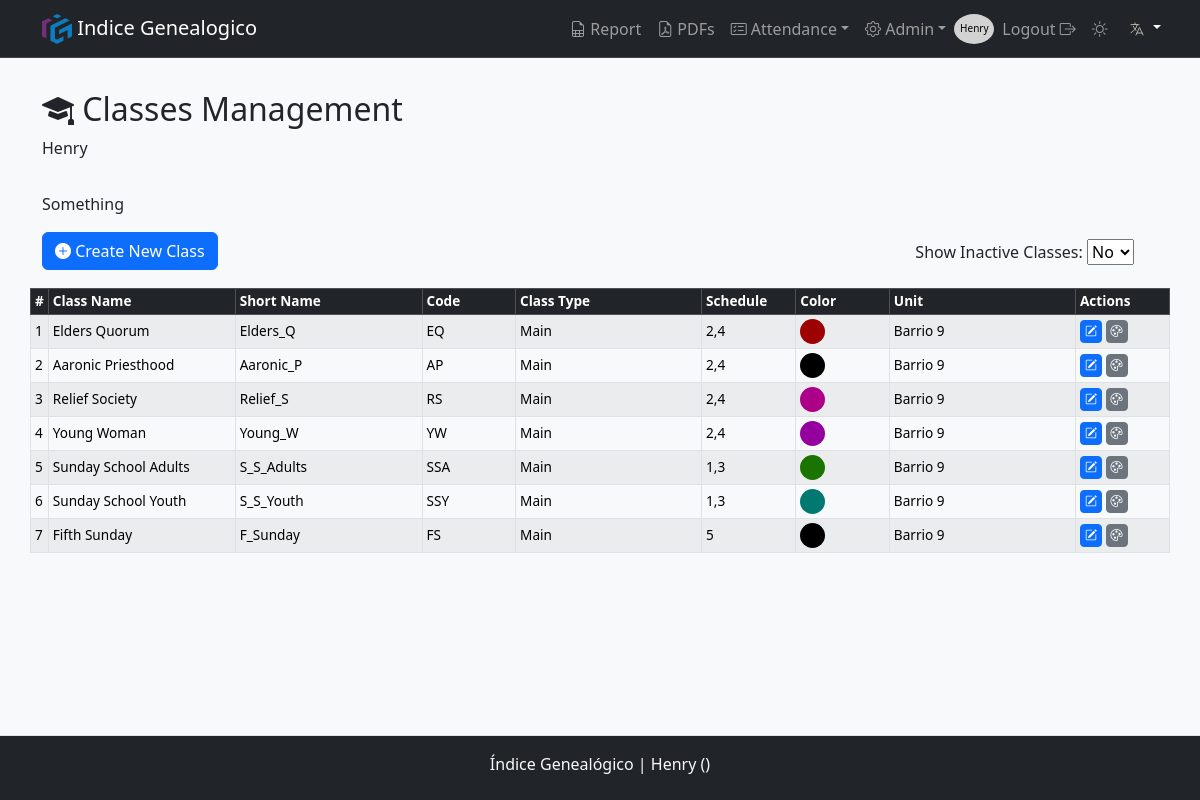
Page /classes (signed in) on the committed database.
### models.py (models this page shows, shortened)
class User(db.Model, UserMixin):
    __tablename__ = 'users'
    id                = db.Column(db.Integer, primary_key=True)
    username          = db.Column(db.String(80), nullable=False, unique=True)
    email             = db.Column(db.String(120), unique=True)
    name              = db.Column(db.String(20), nullable=False)
    lastname          = db.Column(db.String(20), nullable=False)
    password_hash     = db.Column(db.String(128), nullable=False)
    role              = db.Column(db.String(10), nullable=False, default='User')  # Puede ser 'Owner', 'Admin', 'User'
    is_active         = db.Column(db.Boolean, default=True)
    meeting_center_id = db.Column(db.Integer, db.ForeignKey('meeting_center.id'), nullable=False)  # Clave foránea
    organization_id   = db.Column(db.Integer, db.ForeignKey('organization.id'), nullable=False)  # Clave foránea

class Classes(db.Model):
    __tablename__ = 'classes'
    id                = db.Column(db.Integer, primary_key=True)
    class_name        = db.Column(db.String(50), nullable=False)
    short_name        = db.Column(db.String(20), nullable=False)
    class_code        = db.Column(db.String(10), nullable=False)
    class_type        = db.Column(db.String(10), nullable=False, default='Extra')
    schedule          = db.Column(db.String(10), nullable=True)
    is_active         = db.Column(db.Boolean, nullable=False, default=True)
    class_color       = db.Column(db.String(7), nullable=True, default="#000000")
    organization_id   = db.Column(db.Integer, db.ForeignKey('organization.id'), nullable=False)
    meeting_center_id = db.Column(db.Integer, db.ForeignKey('meeting_center.id'), nullable=False)
    attendances       = db.relationship('Attendance', backref=db.backref('classes', lazy=True), cascade="all, delete-orphan")
    organization      = db.relationship('Organization', backref=db.backref('classes', lazy=True))
    __table_args__ = (
    UniqueConstraint('class_code', 'meeting_center_id', name='uq_class_code_meeting_center'),
    UniqueConstraint('class_name', 'meeting_center_id', name='uq_class_name_meeting_center'),
    UniqueConstraint('short_name', 'meeting_center_id', name='uq_short_name_meeting_center'),
    )
    def delete(self):
        if self.attendances:
            raise ValueError(_('Cannot delete a class with registered attendance.'))
        db.session.delete(self)

class MeetingCenter(db.Model):
    __tablename__ = 'meeting_center'
    id                 = db.Column(db.Integer, primary_key=True)
    unit_number        = db.Column(db.Integer, unique=True, nullable=False)
    name               = db.Column(db.String(50), nullable=False)
    short_name         = db.Column(db.String(20), nullable=False)
    city               = db.Column(db.String(50), nullable=True)
    start_time         = db.Column(db.Time, nullable=True)
    end_time           = db.Column(db.Time, nullable=True)
    is_restricted      = db.Column(db.Boolean, default=False)
    grace_period_hours = db.Column(db.Integer, nullable=True, default=0)
    attendances        = db.relationship('Attendance', backref=db.backref('meeting_center', lazy=True), cascade="all, delete-orphan")
    users              = db.relationship('User',       backref=db.backref('meeting_center', lazy=True), cascade="all, delete-orphan")
    classes            = db.relationship('Classes',    backref=db.backref('meeting_center', lazy=True), cascade="all, delete-orphan")
    def delete(self):
        if self.attendances:
            raise ValueError(_('Cannot delete a church unit with registered attendance.'))
        db.session.delete(self)

### routes.py (the view)
@bp.route('/classes', methods=['GET'])
@role_required('Admin', 'Super', 'Owner')
def classes():
    role = session.get('role')
    organization_id = session['organization_id']
    meeting_center_id = get_meeting_center_id()
    query = db.session.query(
        Classes.id,
        Classes.class_name,
        Classes.short_name,
        Classes.class_code,
        Classes.class_type,
        Classes.schedule,
        Classes.is_active,
        Classes.class_color,
        Classes.organization_id,
        MeetingCenter.short_name.label('meeting_short_name')
    ).join(MeetingCenter, Classes.meeting_center_id == MeetingCenter.id)
    if role == 'Admin': # Si es Admin, filtrar por meeting_center_id
        query = query.filter(Classes.meeting_center_id == meeting_center_id)
    elif role == 'Super':# Si es Super, filtrar por organization_id y meeting_center_id
        query = query.filter(Classes.organization_id == organization_id)
        query = query.filter(Classes.meeting_center_id == meeting_center_id)
    elif role == 'Owner': # Si no es Admin ni Super, aplicar la lógica existente para Owner
        if not (meeting_center_id == 'all'):
            query = query.filter(Classes.meeting_center_id == meeting_center_id)
    classes = query.all()
    return render_template('classes.html', classes=classes)

### app.py (called while the page is built)
def get_locale():
    lang = request.args.get('lang')
    if lang and lang in Config.LANGUAGES:
        session['lang'] = lang  # Guarda el idioma en la sesión
        return lang
    if 'lang' in session and session['lang'] in Config.LANGUAGES:
        return session['lang']
    return request.accept_languages.best_match(Config.LANGUAGES)

def create_app():
    app = Flask(__name__)
    app.config.from_object(Config)
    db.init_app(app)
    Migrate(app, db)
    babel = Babel(app, locale_selector=get_locale)
    app.register_blueprint(routes_blueprint)
    @app.context_processor
    def inject_utilities():
        return {
            'get_locale': get_locale,
            'format_datetime': format_datetime,  # Asegura que esté disponible en las plantillas
        }
    return app

### routes.py (called while the page is built)
@bp.before_request
def load_user():
    user_id = session.get('user_id')
    if not user_id:
        user_id = request.cookies.get('remember_me')
    if user_id:
        user = User.query.get(user_id)
        if user:
            g.user                       = user
            session['user_id']           = user.id
            session['user_name']         = user.name
            session['role']              = user.role
            session['meeting_center_id'] = user.meeting_center_id
            session['organization_id']   = user.organization_id
        else:
            g.user = None
    else:
        g.user = None

### utils.py (called while the page is built)
def role_required(*roles):
    def decorator(f):
        @wraps(f)
        def decorated_function(*args, **kwargs):
            if g.user is None:  # Si no está autenticado, lo redirigimos a login
                return redirect(url_for('routes.login', next=request.url))
            user_role = session.get('role')  # Suponiendo que el rol se almacena en la sesión
            if user_role not in roles:
                flash(_('You do not have permission to perform this action.'), 'danger')
                return redirect(url_for('routes.login'))  # O podrías redirigir a otra página
            return f(*args, **kwargs)
        return decorated_function
    return decorator

def get_meeting_center_id():
    if session.get('role') == 'Owner':
        return session.get('meeting_center_id', 'all')  # 'all' si no está definido
    return session.get('meeting_center_id')  # Para otros roles

### templates/classes.html (shortened to what this page needs)
{% extends "layout.html" %}
{% block pageTitle %}<i class="bi bi-mortarboard-fill"></i>  {{ _('Classes Management') }}{% endblock %}
{% block content %}
<div class="col-xl-8">
  <p class="mb-3">
    {{ _("Something") }}
  </p>
</div>
<div class="row d-flex justify-content-between">
  <div class="col-auto">
    <a class="btn btn-primary" href="{{ url_for('routes.create_class') }}"><i class="bi bi-plus-circle-fill"></i>  {{ _('Create New Class') }}</a>
  </div>
  <form class="col-auto" id="toggleInactiveClasses" method="POST" action="/attendances">
    <div class="form-inline mb-3">
      <label class="my-2 mr-2 col-auto" for="inactive_classes_toggle">{{ _('Show Inactive Classes:') }}</label>
      <select class="custom-select my-1 mr-sm-2" id="inactive_classes_toggle" onchange="toggleInactiveClasses()">
          <option value="false">{{ _('No') }}</option>
      </select>
    </div>
  </form>
</div>
<table class="table table-bordered table-striped table-sm pb-5">
  <thead class="table-dark">
    <tr>
      <th scope="col">#</th>
      <th scope="col">{{ _('Class Name') }}</th>
      <th scope="col" class="d-none d-md-table-cell">{{ _('Short Name') }}</th>
      <th scope="col" class="d-none d-md-table-cell">{{ _('Code') }}</th>
      <th scope="col">{{ _('Class Type') }}</th>
      <th scope="col">{{ _('Schedule') }}</th>
      <th scope="col" class="d-none d-lg-table-cell">{{ _('Color') }}</th>
      <th scope="col" class="d-none d-lg-table-cell">{{ _('Unit') }}</th>
      <th scope="col">{{ _('Actions') }}</th>
    </tr>
  </thead>
  <tbody>
    {% for class in classes %}
      <tr class="class-row" data-is-active="{{ 'true' if class.is_active else 'false' }}">
        <td scope="row">{{ loop.index }}</td>
        <td class="col-md-2">{{ _(class.class_name) }}</td>
        <td class="col-md-2 d-none d-md-table-cell">{{ _(class.short_name) }}</td>
        <td class="col-md-1 d-none d-md-table-cell">{{ _(class.class_code)}}</td>
        <td class="col-md-2">{{ _(class.class_type)}}</td>
        <td class="col-md-1">{{ class.schedule}}</td>
        <td style="color: {{ class.class_color }};" class="col-md-1 d-none d-lg-table-cell"><div class="class_color" style="background-color: {{ class.class_color }};"></div></td>
        <td class="col-md-2 d-none d-lg-table-cell dot-1">{{ class.meeting_short_name}}</td>
        <td class="col-md-2">
          <a type="button" class="btn btn-primary btn-sm" data-toggle="tooltip" title="{{ _('Edit class') }}" href="{{ url_for('routes.update_class', id=class.id) }}">
            <i class="bi bi-pencil-square"></i>
          </a>
          <button type="button" class="btn btn-secondary btn-sm" data-toggle="tooltip" title="{{ _('Reset class color') }}" onclick="resetColor({{ class.id }})">
            <i class="bi bi-palette"></i>
          </button>
        </td>
      </tr>
    {% endfor%}
  </tbody>
</table>
{% endblock %}

### templates/layout.html (shortened to what this page needs)
<!DOCTYPE html>
<html lang="en">
<head>
    {% include 'partials/head.html' %}
</head>
<body class="{{ 'logged-in' if session['user_id'] else '' }}">
    <header>
        {% include 'partials/navbar.html' %}
    </header>
    <main  class="pb-5">
        <div class="container">
            <div class="row">
                <h2>{% block pageTitle %}{% endblock %}</h2>
                <p class="mb-3">{{ session['meeting_center_name'] if request.endpoint != 'routes.admin' and request.endpoint != 'routes./' else ''}}</p>
                {% block content %} {% endblock %}
            </div>
        </div>
    </main>
    {% if session['user_id'] %}
    <footer>
        {% include 'partials/footer.html' %}
    </footer>
    {% endif %}
</body>
</html>

### templates/partials/navbar.html (shortened to what this page needs)
<nav class="navbar navbar-expand-lg bg-dark border-bottom border-body sticky-top" data-bs-theme="dark">
    <div class="container">
        <a class="navbar-brand" href="#"> <img src="{{ url_for('static', filename='/img/favicon/android-chrome-512x512.png') }}" alt="Logo" width="30" height="30" class="d-inline-block align-text-top"> Indice Genealogico </a>
        <div class="collapse navbar-collapse" id="navbarNav">
            <ul class="navbar-nav">
                {% if session['user_id'] %}
                    {% if session['role'] != 'Operator'%}
                        <li class="nav-item"><a class="nav-link {{ 'active' if request.endpoint == 'routes.attendance_report' else '' }}" href="{{ url_for('routes.attendance_report') }}"><i class="bi bi-file-earmark-spreadsheet"></i> {{ _('Report') }}</a></li>
                        <li class="nav-item"><a class="nav-link {{ 'active' if request.endpoint == 'routes.list_pdfs' else '' }}" href="{{ url_for('routes.list_pdfs') }}"><i class="bi bi-file-earmark-pdf"></i>  PDFs</a></li>
                        <li class="nav-item dropdown">
                            <a class="nav-link dropdown-toggle" href="#" id="navbarDropdown" role="button" data-toggle="dropdown" aria-haspopup="true" aria-expanded="false"><i class="bi bi-card-checklist"></i> {{ _('Attendance') }}</a>
                        </li>
                        {% if session['role'] in ['Owner', 'Admin', 'Super'] %}
                            <li class="nav-item dropdown">
                                <a class="nav-link dropdown-toggle" href="#" id="navbarDropdown" role="button" data-toggle="dropdown" aria-haspopup="true" aria-expanded="false"><i class="bi bi-gear"></i> {{ 'Admin' }}</a>
                                </li>
                        {% endif %}
                    {% endif %}
                    <div class="circle">
                        <a class="nav-link" href="{{ url_for('routes.profile', id=session['user_id']) }}"><p style="color: black; font-size: 10px; display:block; padding-top: 15px;">{{ session['user_name'] }}</p></a>
                    </div>
                    <li class="nav-item"><a class="nav-link" href="{{ url_for('routes.logout') }}"></i>{{ _('Logout') }}  <i class="bi bi-box-arrow-right"></i></a></i></li>
                {% else %}
                    {% if request.endpoint != 'routes.login' %}
                        <li class="nav-item"><a class="nav-link" href="{{ url_for('routes.login') }}"><i class="bi bi-box-arrow-in-right"></i> {{ _('Login') }}</a></li>
                    {% endif %}
                {% endif %}
                <li class="nav-item"><a class="nav-link"  id="themeSwitcher" href=""></a></li>
                <div class="dropdown">
                    <button class="btn btn-dark dropdown-toggle" type="button" id="languageDropdown" data-bs-toggle="dropdown" aria-expanded="false">
                        <img class="langSelector"src="{{ url_for('static', filename='img/flags/lang.svg') }}" alt="{{ get_locale() }}" class="flag-icon">
                    </button>
                </div>
            </ul>
        </div>
    </div>
</nav>

### templates/partials/footer.html (shortened to what this page needs)
<footer class="footer bg-dark text-center text-lg-start fixed-bottom mt-5 border-top py-2 d-none d-sm-block">
    <div class="text-center text-light">
        <p class="text-light pt-2"> Índice Genealógico |
            <span id="meetingCenterInfo">
                {% if session['user_id'] %}
                    {{ session['meeting_center_name'] }} ({{ session['meeting_center_number']}})
                {% else %}
                    Please log in.
                {% endif %}
            </span>
        </p>
    </div>
</footer>

### static/css/styles.css (style rules this page uses)
body { display: flex; min-height: 100vh; flex-direction: column; }
main { flex: 1; }
.navbar-collapse { -ms-flex-positive: 0; flex-grow: 0; }
.circle { border-radius: 50%; width: 40px; height: 30px; background-color: #d2d2d2; color: black; display: flex; justify-content: center; align-items: center; margin-top: 5px; }
.dot-1 { overflow: hidden; display: -webkit-box; -webkit-box-orient: vertical; -webkit-line-clamp: 1; }
.class_color { display: inline-block; width: 25px; height: 25px; border-radius: 50%; vertical-align: middle; }
[data-bs-theme="light"] { --bs-body-bg: #f8f9fa; --bs-body-color: #212529; --bs-link-color: #0d6efd; --bs-border-color: #dee2e6; --bs-btn-bg: #e9ecef; --bs-btn-hover-bg: #d6d8db; }
[data-bs-theme="dark"] { --bs-body-bg: #121212; --bs-body-color: #e9ecef; --bs-link-color: #66b2ff; --bs-border-color: #444; }
td button[type="button"], td a[type="button"] { padding: 4px; font-size: 0.75rem; line-height: 1; }
td button[type="button"] i, td a[type="button"] i { font-size: 0.75rem; padding: 0; line-height: 1; vertical-align: middle; }
table { font-size: 0.85rem; }
table th, table td { padding: 4px 8px; line-height: 1.2; vertical-align: middle; }
table th { font-weight: 600; }
.langSelector { color: #b5b5ac; }

### rows in the picture
User: user_name "Henry", name "Henry", meeting_center_name "Henry"
Classes: schedule "2,4", meeting_short_name "Barrio 9"
Classes: schedule "2,4", meeting_short_name "Barrio 9"
Classes: schedule "2,4", meeting_short_name "Barrio 9"
Classes: schedule "2,4", meeting_short_name "Barrio 9"
Classes: schedule "1,3", meeting_short_name "Barrio 9"
Classes: schedule "1,3", meeting_short_name "Barrio 9"
Classes: schedule "5", meeting_short_name "Barrio 9"

### other values in the picture
{{ 'Admin' }} "Admin"
form field value "No"
